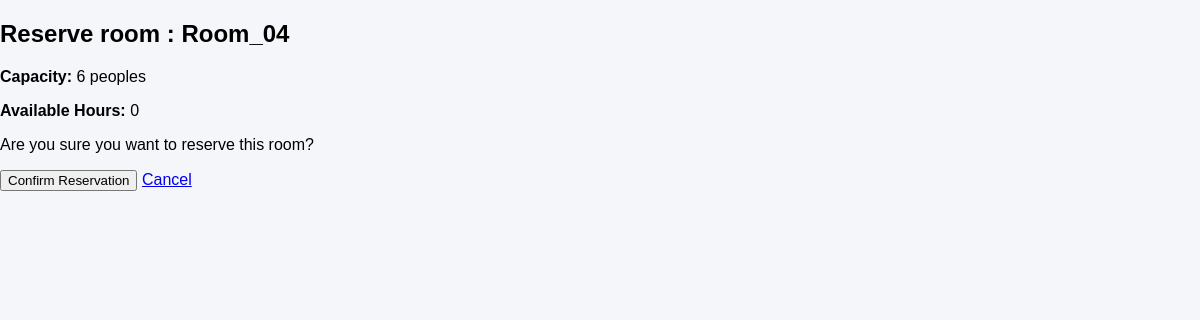
/reserve/4 (signed in), run on the app's committed database.
### classroom/models.py (models this page shows, shortened)
class RoomData(models.Model):
    room_code = models.CharField(max_length=6)
    room_name = models.CharField(max_length=10)
    room_capacity = models.IntegerField()
    room_hour = models.IntegerField()
    room_available = models.BooleanField(default=True)

### classroom/views.py (the view)
# urls.py: path("reserve/<int:room_id>", views.reserve_room, name="reserve"),
def reserve_room(request, room_id):
    room = get_object_or_404(RoomData, id=room_id)
    if not request.user.is_authenticated:
        messages.error(request, "You must be logged in to reserve a room.")
        return redirect("login")
    if request.method == "POST":
        if Reservation.objects.filter(user=request.user).exists():
            messages.error(request, "You already have a room reservation.")
            return redirect("index")
        if not room.room_available or room.room_hour <= 0:
            messages.error(request, "This room is not available.")
            return redirect("index")
        Reservation.objects.create(user=request.user, room=room)
        room.room_hour -= 1
        if room.room_hour == 0:
            room.room_available = False
        room.save()
        messages.success(request, f"You have successfully reserved {room.room_name}.")
        return redirect("index")
    else:
        context = {'room': room}
        return render(request, 'rooms/reserve.html', context)

### classroom/templates/rooms/reserve.html (shortened to what this page needs)
{% load static %}
<!DOCTYPE html>
<html lang="en">
<head>
    <link rel="stylesheet" href="{% static "styles/style.css" %}">
</head>
<body>
    <h2>Reserve room : {{ room.room_name }} </h2>
    <p><strong>Capacity:</strong> {{ room.room_capacity}} peoples</p>
    <p><strong>Available Hours:</strong> {{ room.room_hour }}</p>
    <form method="post">
        <p>Are you sure you want to reserve this room?</p>
        <button type="submit">Confirm Reservation</button>
        <a href="{% url 'index' %}">Cancel</a>
    </form>
</body>
</html>

### classroom/static/styles/style.css (style rules this page uses)
body { font-family: Arial, sans-serif; margin: 0; padding: 0; background: #f5f6fa; }

### data on the page
RoomData: room_name "Room_04", room_capacity "6", room_hour "0"
